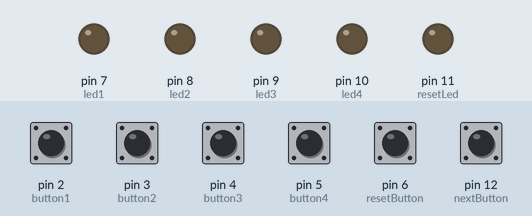
Recording of a sketch running on a simulated Arduino Uno, built with avr-gcc and run on an emulated ATmega328P. Shown: output pins drawn as LEDs (lit = HIGH). The test bench sets the inputs (shaded band); at power-on: pin 2 (button1), pin 3 (button2), pin 4 (button3), pin 5 (button4), pin 6 (resetButton), pin 12 (nextButton) HIGH.

Above: at 1.2 s.
1.3 s: pin 2 (button1) pulled LOW for 0.15 s
At 2.5 s:
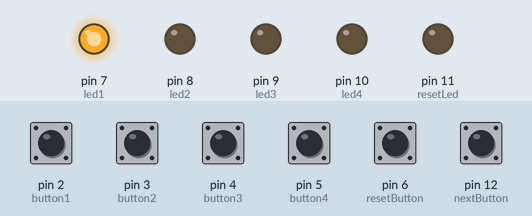
2.9 s: pin 6 (resetButton) pulled LOW for 0.15 s
At 2.97 s:
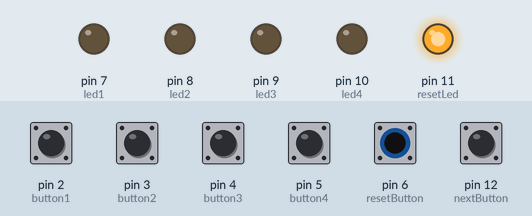
4.5 s: pin 3 (button2) pulled LOW for 0.15 s
At 5.0 s:
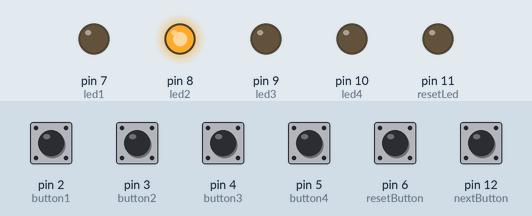
6.1 s: pin 6 (resetButton) pulled LOW for 1 s
At 7.4 s:
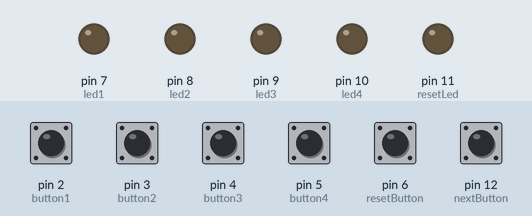
8.6 s: pin 4 (button3) pulled LOW for 0.15 s
At 9.3 s:
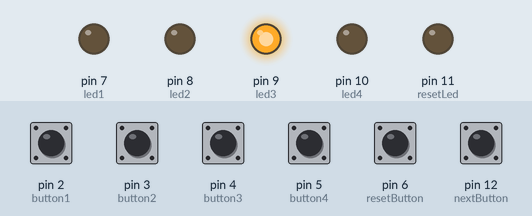
Timing chart, 0 to 11.2 s (numbered marks = the images above; inputs shaded):
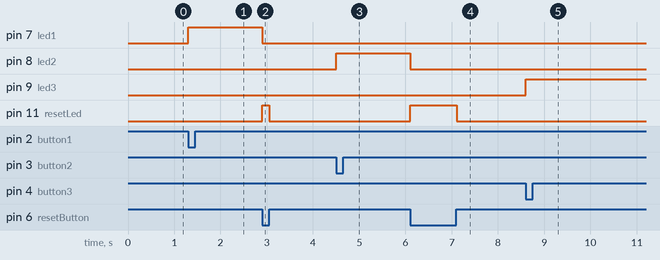

Measured:
- after the input at 1.3 s, pin 7 (led1): LOW → HIGH at once
- after the input at 2.9 s, pin 7 (led1): HIGH → LOW at once; pin 11 (resetLed): LOW → HIGH at once, → LOW 0.16 s later
- after the input at 4.5 s, pin 8 (led2): LOW → HIGH at once
- after the input at 6.1 s, pin 8 (led2): HIGH → LOW at once; pin 11 (resetLed): LOW → HIGH at once, → LOW 1.0 s later
- after the input at 8.6 s, pin 9 (led3): LOW → HIGH at once

The sketch:

FINAL_CODE_BEDUNE_LCD_WITH_EXTAR_BUTTON__NEXT_.ino
```cpp
const int button1 = 2;
const int button2 = 3;
const int button3 = 4;
const int button4 = 5;
const int resetButton = 6;
const int led1 = 7;
const int led2 = 8;
const int led3 = 9;
const int led4 = 10;
const int resetLed = 11;
const int nextButton = 12;


enum Button
{
    nullBtn = -1, A, B, C, D
};

bool buttonsPressed[4] = {false, false, false, false};
int order[4] = {-1, -1, -1, -1};
int orderIndex = 0;
int showIndex = 1;

void reset()
{
    digitalWrite(resetLed, HIGH);
    orderIndex = 0;
    showIndex = 1;
    for(int i = 0; i < 4; i++)
    {
        buttonsPressed[i] = false;
        digitalWrite(led1 + i, LOW);
        order[i] = nullBtn;
    }
    delay(12.5);
}

void buttonPressed(int buttonIndex)
{
    buttonsPressed[buttonIndex] = true;
    digitalWrite(led1 + buttonIndex, HIGH);
    switch(buttonIndex)
    {
        case 0:
            order[0] = A;
            break;
        case 1:
            order[0] = B;
            break;
        case 2:
            order[0] = C;
            break;
        case 3:
            order[0] = D;
            break;
        default:
            break;
    }
    for(int i = 0; i < 4; i++)
        if(i != buttonIndex)
        {
            buttonsPressed[i] = false;
            digitalWrite(led1 + i, LOW);
        }
}

void checkOrder()
{
    if(digitalRead(button1) == LOW)
        buttonPressed(0);

    if(digitalRead(button2) == LOW)
        buttonPressed(1);

    if(digitalRead(button3) == LOW)
        buttonPressed(2);

    if(digitalRead(button4) == LOW)
        buttonPressed(3);
}

void setOrder()
{
    int tempPressedButton;
    if(digitalRead(button1) == LOW)
        tempPressedButton = A;
    else if(digitalRead(button2) == LOW)
        tempPressedButton = B;
    else if(digitalRead(button3) == LOW)
        tempPressedButton = C;
    else if(digitalRead(button4) == LOW)
        tempPressedButton = D;
    else
        return;

    for(int i = 0; i <= orderIndex; i++)
        if(order[i] == tempPressedButton)
            return;

    orderIndex++;
    if(orderIndex < 4)
        order[orderIndex] = tempPressedButton;
}

bool wasCalledNow = false;
void showOrder()
{
    if(digitalRead(nextButton) == LOW && showIndex < 4 && order[showIndex] != nullBtn)
    {
        if(wasCalledNow)
            return;

        for(int i = 0; i < 4; i++)
            digitalWrite(led1 + i, LOW);

        if(order[showIndex] != nullBtn)
            digitalWrite(led1 + order[showIndex], HIGH);

        showIndex++;
        wasCalledNow = true;
        delay(100);
    }
    else
        wasCalledNow = false;
}

void setup()
{
    pinMode(button1, INPUT_PULLUP);
    pinMode(button2, INPUT_PULLUP);
    pinMode(button3, INPUT_PULLUP);
    pinMode(button4, INPUT_PULLUP);
    pinMode(resetButton, INPUT_PULLUP);
    pinMode(nextButton, INPUT_PULLUP);
    pinMode(led1, OUTPUT);
    pinMode(led2, OUTPUT);
    pinMode(led3, OUTPUT);
    pinMode(led4, OUTPUT);
    pinMode(resetLed, OUTPUT);
}

void loop()
{
    // reset
    if(digitalRead(resetButton) == LOW)
        return reset();

    digitalWrite(resetLed, LOW);

    // the first player that hits the button
    if(!buttonsPressed[0] && !buttonsPressed[1] && !buttonsPressed[2] && !buttonsPressed[3])
        checkOrder();


    // the order
    setOrder();
    showOrder();
}
```
